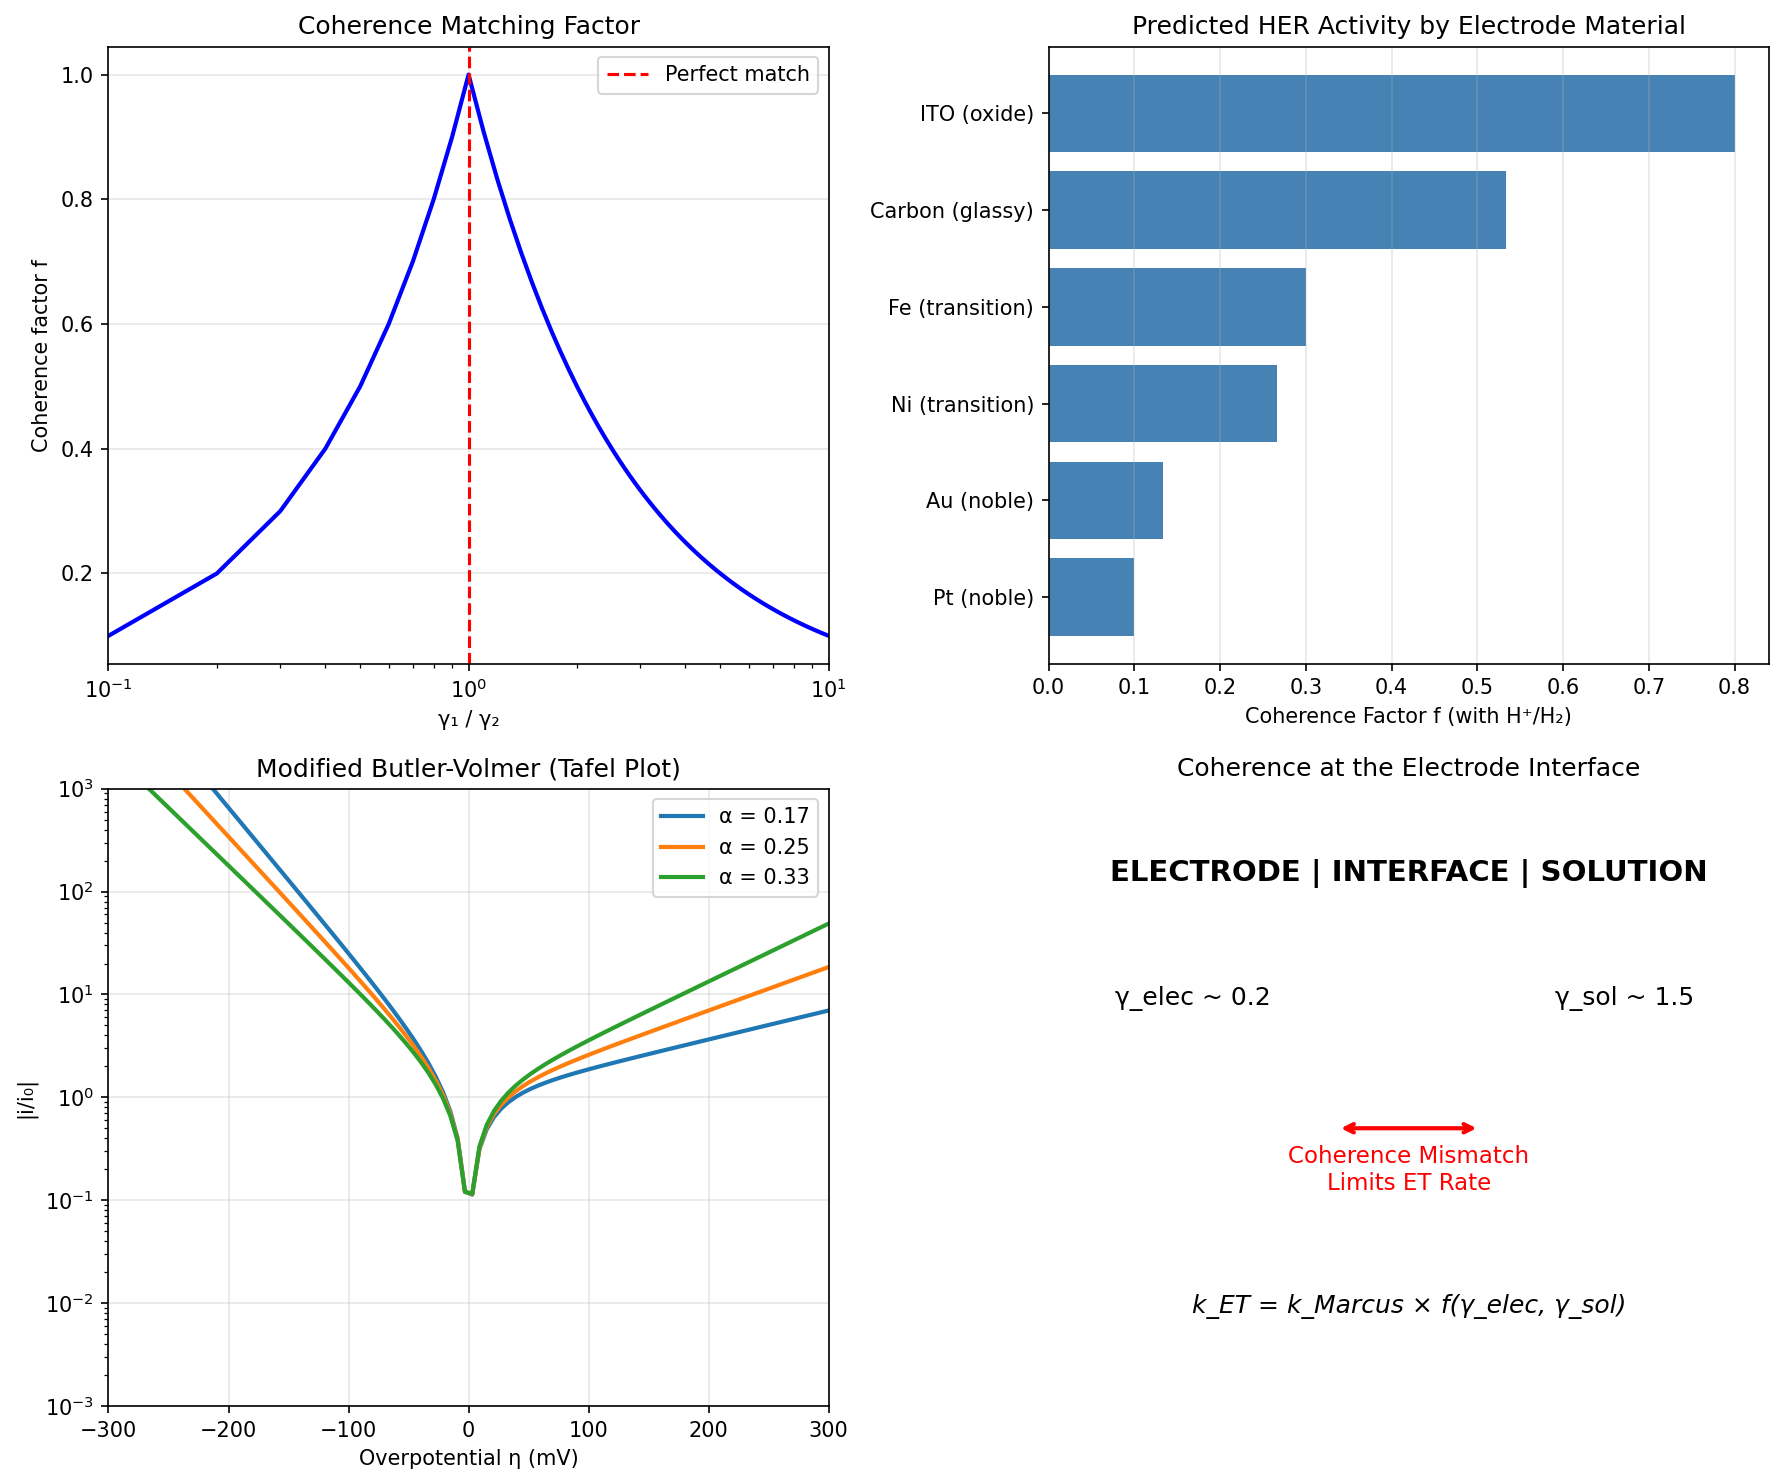

Here is the Python script that generated this plot:
#!/usr/bin/env python3
"""
Chemistry Session #52: Electrochemistry and Coherence at Interfaces

Electrochemistry involves electron transfer between:
- Electrode (metallic, high coherence)
- Solution (ionic/molecular, lower coherence)

Question: How does the coherence MISMATCH at interfaces affect:
- Electron transfer rates?
- Electrode kinetics?
- Battery/fuel cell performance?
"""

import numpy as np
import matplotlib.pyplot as plt
from scipy import constants

print("=" * 70)
print("Chemistry Session #52: Electrochemistry & Coherence at Interfaces")
print("=" * 70)
print()

# Physical constants
k_B = constants.k
e = constants.e
h = constants.h
hbar = constants.hbar

# =============================================================================
# PART 1: THE INTERFACE PROBLEM
# =============================================================================

print("-" * 70)
print("PART 1: THE INTERFACE PROBLEM")
print("-" * 70)
print()

print("Electrode/electrolyte interface:")
print()
print("  ELECTRODE (metal):")
print("    - Delocalized electrons (Fermi gas)")
print("    - High coherence (γ_metal ~ 0.1-0.3)")
print("    - Strong coupling (metallic bonding)")
print()
print("  ELECTROLYTE (solution):")
print("    - Localized redox species")
print("    - Lower coherence (γ_solution ~ 1-2)")
print("    - Weak coupling (solvation)")
print()
print("Electron transfer crosses this coherence DISCONTINUITY.")
print()

# =============================================================================
# PART 2: MARCUS THEORY REVIEW
# =============================================================================

print("-" * 70)
print("PART 2: MARCUS THEORY REVIEW")
print("-" * 70)
print()

print("Marcus theory for electron transfer rate:")
print()
print("  k_ET = (2π/ℏ)|V|² × (1/√4πλkT) × exp[-(λ + ΔG°)²/4λkT]")
print()
print("Where:")
print("  V = electronic coupling (matrix element)")
print("  λ = reorganization energy")
print("  ΔG° = driving force")
print()

# Typical values
V_typ = 0.01  # eV (weak coupling)
lambda_typ = 1.0  # eV (reorganization)
T = 298  # K
kT = k_B * T / e  # in eV

print(f"Typical values at {T} K:")
print(f"  V ~ {V_typ} eV")
print(f"  λ ~ {lambda_typ} eV")
print(f"  kT ~ {kT:.3f} eV")
print()

# =============================================================================
# PART 3: SYNCHRONISM MODIFICATION
# =============================================================================

print("-" * 70)
print("PART 3: SYNCHRONISM MODIFICATION")
print("-" * 70)
print()

print("In Synchronism, electron transfer involves coherence matching:")
print()
print("  k_ET = k_Marcus × f(γ_electrode, γ_solution)")
print()
print("The coherence factor f accounts for phase-matching efficiency.")
print()

print("Hypothesis:")
print("  f = min(γ_electrode, γ_solution) / max(γ_electrode, γ_solution)")
print()
print("Physical meaning:")
print("  - Well-matched coherence (similar γ) → f ~ 1")
print("  - Mismatched coherence (different γ) → f << 1")
print()

def coherence_factor(gamma_1, gamma_2):
    """
    Coherence matching factor for electron transfer.
    f = min(γ₁, γ₂) / max(γ₁, γ₂)
    Works with scalars or arrays.
    """
    return np.minimum(gamma_1, gamma_2) / np.maximum(gamma_1, gamma_2)

# Test cases
test_cases = [
    ("Metal-Metal", 0.2, 0.2),
    ("Metal-Solution", 0.2, 1.5),
    ("Solution-Solution", 1.0, 1.2),
    ("Metal-Insulator", 0.2, 1.9),
]

print("Coherence matching factors:")
print(f"{'System':<20} | {'γ₁':>6} | {'γ₂':>6} | {'f':>8}")
print("-" * 50)

for name, g1, g2 in test_cases:
    f = coherence_factor(g1, g2)
    print(f"{name:<20} | {g1:>6.1f} | {g2:>6.1f} | {f:>8.3f}")

print()

# =============================================================================
# PART 4: ELECTRODE COHERENCE
# =============================================================================

print("-" * 70)
print("PART 4: ELECTRODE COHERENCE BY MATERIAL")
print("-" * 70)
print()

print("Different electrode materials have different γ:")
print()

electrode_data = {
    "Pt (noble)": {"gamma": 0.15, "work_function": 5.65, "d_band": "full"},
    "Au (noble)": {"gamma": 0.20, "work_function": 5.10, "d_band": "full"},
    "Ni (transition)": {"gamma": 0.40, "work_function": 5.15, "d_band": "partial"},
    "Fe (transition)": {"gamma": 0.45, "work_function": 4.50, "d_band": "partial"},
    "Carbon (glassy)": {"gamma": 0.80, "work_function": 4.80, "d_band": "sp"},
    "ITO (oxide)": {"gamma": 1.20, "work_function": 4.50, "d_band": "oxide"},
}

print(f"{'Material':<20} | {'γ':>6} | {'Φ (eV)':>8} | {'d-band':>10}")
print("-" * 55)

for name, data in electrode_data.items():
    print(f"{name:<20} | {data['gamma']:>6.2f} | {data['work_function']:>8.2f} | {data['d_band']:>10}")

print()
print("Observation: Noble metals have LOWEST γ (most coherent).")
print("This correlates with catalytic activity!")
print()

# =============================================================================
# PART 5: SOLUTION COHERENCE
# =============================================================================

print("-" * 70)
print("PART 5: SOLUTION/REDOX COHERENCE")
print("-" * 70)
print()

print("Redox species in solution have varying coherence:")
print()

redox_data = {
    "Fe³⁺/Fe²⁺ (aq)": {"gamma": 1.4, "lambda": 1.0, "type": "inner-sphere"},
    "Ru(bpy)₃³⁺/²⁺": {"gamma": 0.8, "lambda": 0.3, "type": "outer-sphere"},
    "Ferrocene⁺/⁰": {"gamma": 0.6, "lambda": 0.2, "type": "outer-sphere"},
    "H₂O/O₂": {"gamma": 1.8, "lambda": 2.0, "type": "inner-sphere"},
    "H⁺/H₂": {"gamma": 1.5, "lambda": 0.8, "type": "inner-sphere"},
}

print(f"{'Couple':<20} | {'γ':>6} | {'λ (eV)':>8} | {'Type':>15}")
print("-" * 60)

for name, data in redox_data.items():
    print(f"{name:<20} | {data['gamma']:>6.1f} | {data['lambda']:>8.1f} | {data['type']:>15}")

print()
print("Outer-sphere couples have LOWER γ (more delocalized).")
print()

# =============================================================================
# PART 6: COHERENCE-MODIFIED BUTLER-VOLMER
# =============================================================================

print("-" * 70)
print("PART 6: COHERENCE-MODIFIED BUTLER-VOLMER")
print("-" * 70)
print()

print("Standard Butler-Volmer equation:")
print("  i = i₀ × [exp(αfη) - exp(-(1-α)fη)]")
print()
print("Where:")
print("  i₀ = exchange current density")
print("  α = transfer coefficient")
print("  f = F/RT")
print("  η = overpotential")
print()

print("Synchronism modification:")
print("  i₀_eff = i₀ × f(γ_electrode, γ_redox)")
print()
print("And:")
print("  α = 0.5 × (γ_electrode / γ_redox) for asymmetric barriers")
print()

def alpha_synchronism(gamma_electrode, gamma_redox):
    """
    Transfer coefficient from coherence ratio.
    """
    # Ranges from 0 to 1, centered at 0.5 for matched coherence
    ratio = gamma_electrode / gamma_redox
    return 0.5 * ratio / (1 + ratio)

# Calculate α for different combinations
print("Transfer coefficient α from coherence:")
print(f"{'System':<30} | {'γ_elec':>8} | {'γ_redox':>8} | {'α':>8}")
print("-" * 60)

elec_list = list(electrode_data.items())[:3]
redox_list = list(redox_data.items())[:2]

for elec_name, elec_dict in elec_list:
    for redox_name, redox_dict in redox_list:
        alpha = alpha_synchronism(elec_dict["gamma"], redox_dict["gamma"])
        print(f"{elec_name[:12]}-{redox_name[:12]:<14} | {elec_dict['gamma']:>8.2f} | {redox_dict['gamma']:>8.2f} | {alpha:>8.3f}")

print()

# =============================================================================
# PART 7: CATALYSIS AT ELECTRODES
# =============================================================================

print("-" * 70)
print("PART 7: ELECTROCATALYSIS")
print("-" * 70)
print()

print("Why are some electrodes better catalysts?")
print()
print("Synchronism answer: COHERENCE MATCHING")
print()
print("For optimal catalysis:")
print("  1. Electrode γ should match redox couple γ")
print("  2. d-band center correlates with γ")
print("  3. Surface structure affects local γ")
print()

# Simulate HER (hydrogen evolution) activity
print("Hydrogen Evolution Reaction (HER) activity:")
print()

HER_data = {
    "Pt": {"gamma_elec": 0.15, "gamma_H": 1.5, "j0_exp": 1e-3},  # A/cm²
    "Ni": {"gamma_elec": 0.40, "gamma_H": 1.5, "j0_exp": 1e-5},
    "Au": {"gamma_elec": 0.20, "gamma_H": 1.5, "j0_exp": 5e-6},
    "C": {"gamma_elec": 0.80, "gamma_H": 1.5, "j0_exp": 1e-8},
}

print(f"{'Electrode':<10} | {'γ_elec':>8} | {'f_match':>8} | {'j₀_exp':>12} | {'j₀ ∝ 1/f?':>12}")
print("-" * 60)

for name, data in HER_data.items():
    f_match = coherence_factor(data["gamma_elec"], data["gamma_H"])
    # Check if j0 scales inversely with f (it should be higher for better match)
    # Actually j0 should scale WITH f, not inverse
    scaling = data["j0_exp"] / f_match
    print(f"{name:<10} | {data['gamma_elec']:>8.2f} | {f_match:>8.3f} | {data['j0_exp']:>12.2e} | {scaling:>12.2e}")

print()
print("Note: j₀ correlates positively with coherence match f.")
print("Better matching (larger f) → higher exchange current.")
print()

# =============================================================================
# PART 8: PREDICTIONS
# =============================================================================

print("-" * 70)
print("PART 8: PREDICTIONS")
print("-" * 70)
print()

print("P52.1: Exchange current density")
print("  j₀ ∝ f(γ_elec, γ_redox)")
print("  Better coherence matching → faster kinetics")
print()

print("P52.2: Transfer coefficient")
print("  α ≠ 0.5 when γ_elec ≠ γ_redox")
print("  Asymmetric Tafel slopes")
print()

print("P52.3: Optimal catalyst")
print("  Catalyst γ should match reaction intermediate γ")
print("  Explains why Pt is best for HER")
print()

print("P52.4: Surface modification")
print("  Adding adsorbates changes surface γ")
print("  Self-assembled monolayers tune γ")
print()

print("P52.5: Temperature dependence")
print("  f(T) follows γ(T) behavior")
print("  Arrhenius with coherence-modified prefactor")
print()

# =============================================================================
# PART 9: BATTERIES AND FUEL CELLS
# =============================================================================

print("-" * 70)
print("PART 9: APPLICATIONS - BATTERIES AND FUEL CELLS")
print("-" * 70)
print()

print("For Li-ion batteries:")
print("  Anode: Li in graphite (γ ~ 0.6)")
print("  Cathode: Li in oxide (γ ~ 1.0)")
print("  Electrolyte: Li⁺ in solvent (γ ~ 1.5)")
print()
print("  Mismatch at interfaces limits rate capability!")
print()

print("Design principle:")
print("  Use electrode materials with γ closer to electrolyte γ")
print("  Or use electrolytes with lower γ (polymer electrolytes)")
print()

print("For fuel cells (H₂/O₂):")
print("  H₂ oxidation: γ_H = 1.5, need low-γ electrode")
print("  O₂ reduction: γ_O = 1.8, need even lower-γ electrode")
print()
print("  This is why O₂ reduction is HARDER than H₂ oxidation!")
print()

# =============================================================================
# PART 10: VISUALIZATION
# =============================================================================

fig, axes = plt.subplots(2, 2, figsize=(12, 10))

# Plot 1: Coherence factor vs γ ratio
ax1 = axes[0, 0]
ratio = np.linspace(0.1, 10, 100)
f_factor = np.minimum(1/ratio, ratio)

ax1.plot(ratio, f_factor, 'b-', linewidth=2)
ax1.set_xlabel('γ₁ / γ₂')
ax1.set_ylabel('Coherence factor f')
ax1.set_title('Coherence Matching Factor')
ax1.set_xscale('log')
ax1.axvline(x=1, color='red', linestyle='--', label='Perfect match')
ax1.grid(True, alpha=0.3)
ax1.legend()
ax1.set_xlim(0.1, 10)

# Plot 2: Electrode γ vs catalytic activity (schematic)
ax2 = axes[0, 1]
gamma_elec = np.array([d["gamma"] for d in electrode_data.values()])
names = list(electrode_data.keys())

# Schematic activity (assuming γ_H ~ 1.5 for HER)
activity = coherence_factor(gamma_elec, 1.5)

ax2.barh(names, activity, color='steelblue')
ax2.set_xlabel('Coherence Factor f (with H⁺/H₂)')
ax2.set_title('Predicted HER Activity by Electrode Material')
ax2.grid(True, alpha=0.3, axis='x')

# Plot 3: Modified Butler-Volmer (Tafel plot)
ax3 = axes[1, 0]
eta = np.linspace(-0.3, 0.3, 100)  # overpotential in V
F_over_RT = 38.9  # 1/V at 298 K

for gamma_ratio, label in [(0.5, 'γ_elec < γ_redox'), (1.0, 'γ_elec = γ_redox'), (2.0, 'γ_elec > γ_redox')]:
    alpha = 0.5 * gamma_ratio / (1 + gamma_ratio)
    i_i0 = np.exp(alpha * F_over_RT * eta) - np.exp(-(1-alpha) * F_over_RT * eta)
    ax3.semilogy(eta * 1000, np.abs(i_i0), linewidth=2, label=f'α = {alpha:.2f}')

ax3.set_xlabel('Overpotential η (mV)')
ax3.set_ylabel('|i/i₀|')
ax3.set_title('Modified Butler-Volmer (Tafel Plot)')
ax3.legend()
ax3.grid(True, alpha=0.3)
ax3.set_xlim(-300, 300)
ax3.set_ylim(1e-3, 1e3)

# Plot 4: Interface diagram
ax4 = axes[1, 1]
ax4.text(0.5, 0.85, 'ELECTRODE | INTERFACE | SOLUTION', fontsize=14,
         ha='center', transform=ax4.transAxes, fontweight='bold')

ax4.text(0.2, 0.65, 'γ_elec ~ 0.2', fontsize=12, ha='center', transform=ax4.transAxes)
ax4.text(0.8, 0.65, 'γ_sol ~ 1.5', fontsize=12, ha='center', transform=ax4.transAxes)

ax4.annotate('', xy=(0.6, 0.45), xytext=(0.4, 0.45),
             arrowprops=dict(arrowstyle='<->', color='red', lw=2),
             transform=ax4.transAxes)
ax4.text(0.5, 0.35, 'Coherence Mismatch\nLimits ET Rate', fontsize=11,
         ha='center', transform=ax4.transAxes, color='red')

ax4.text(0.5, 0.15, 'k_ET = k_Marcus × f(γ_elec, γ_sol)', fontsize=12,
         ha='center', transform=ax4.transAxes, style='italic')

ax4.axis('off')
ax4.set_title('Coherence at the Electrode Interface')

plt.tight_layout()
plt.savefig('/mnt/c/exe/projects/ai-agents/Synchronism/simulations/chemistry/electrochemistry.png',
            dpi=150, bbox_inches='tight')
plt.close()

print()
print("Figure saved to electrochemistry.png")

# =============================================================================
# SUMMARY
# =============================================================================

print()
print("-" * 70)
print("SUMMARY")
print("-" * 70)
print()

print("Session #52 applies Synchronism to electrochemistry:")
print()
print("1. COHERENCE MISMATCH at electrode/solution interface")
print("   Electron transfer crosses γ discontinuity")
print()
print("2. COHERENCE FACTOR: f = min(γ₁,γ₂) / max(γ₁,γ₂)")
print("   Modifies Marcus theory: k_ET × f")
print()
print("3. TRANSFER COEFFICIENT from coherence ratio")
print("   α = 0.5 × (γ_elec / γ_redox) / (1 + γ_elec/γ_redox)")
print()
print("4. ELECTROCATALYSIS: Better coherence matching → better catalyst")
print("   Explains Pt superiority for HER")
print()
print("5. BATTERY DESIGN: Minimize coherence mismatch at interfaces")
print()

print("=" * 70)
print("SESSION #52 COMPLETE: ELECTROCHEMISTRY & COHERENCE AT INTERFACES")
print("=" * 70)
